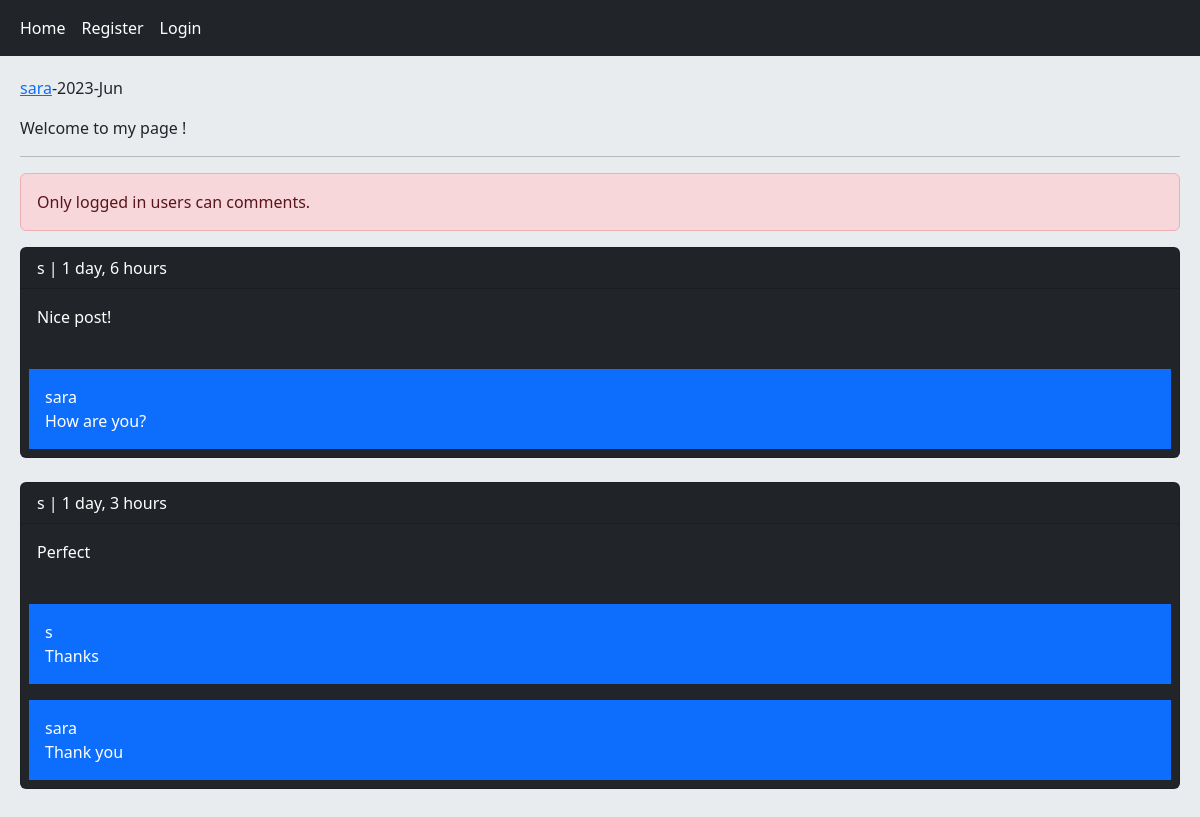
Screenshot of /home/post/5/welcome-to-my-page with the database file from the repository.
### home/models.py (models this page shows, shortened)
class Post(models.Model):
    user = models.ForeignKey(User, on_delete=models.CASCADE ,related_name='posts')
    body = models.TextField()
    slug = models.SlugField()
    created = models.DateTimeField(auto_now_add=True)
    updated = models.DateTimeField(auto_now=True)
    class Meta:
        ordering = ('-created',)

class Comment(models.Model):
    user =     models.ForeignKey(User, on_delete=models.CASCADE ,related_name='ucomments')
    post =     models.ForeignKey(Post, on_delete=models.CASCADE ,related_name='pcomments')
    reply =    models.ForeignKey('self', on_delete=models.CASCADE ,related_name='rcomments',blank=True,null=True)
    is_reply = models.BooleanField(default=False)
    body =     models.TextField(max_length=400)
    created =  models.DateTimeField(auto_now_add=True)

### home/views.py (the view, shortened to what this page needs)
# urls.py: path('post/<int:post_id>/<slug:post_slug>', views.PostDetailView.as_view() , name='post_detail'),
class PostDetailView(View):
    form_class = CommentCreateForm
    form_class_reply = CommentReplyForm
    def setup(self, request, *args, **kwargs):
        self.post_instance = get_object_or_404(Post, pk=kwargs['post_id'], slug=kwargs['post_slug'])
        return super().setup(request, *args, **kwargs)
    def get(self,request,*args,**kwargs):
        comments = self.post_instance.pcomments.filter(is_reply=False)
        can_like = False
        if request.user.is_authenticated and self.post_instance.user_can_like(request.user):
            can_like = True
        return render(request, 'home/detail.html',{
            'post':self.post_instance,
            'comments':comments,
            'form':self.form_class,
            'reply_form':self.form_class_reply,
            'can_like':can_like
            })

### home/templates/home/detail.html (shortened to what this page needs)
{% extends 'base.html' %}
{% block content %}
    <p><a href="{% url 'accounts:user_profile' post.user.id %}">{{ post.user.username }}</a>-{{ post.updated|date:"Y-M" }}</p>
    <p>{{ post.body }}</p>
    <hr>
    {% if request.user.is_authenticated %}
    <a href="{% url 'home:post_like' post.id %}" class="{% if can_like %}disabled{% endif %} btn btn-primary col-md-2">Like {{ post.likes_count }}</a>
        <form action="" method="post">
            {% csrf_token %}
            {{ form.as_p }}
            <input type="submit" value="send">
        </form><br>
    {% else %}
        <p class="alert alert-danger">Only logged in users can comments.</p>
    {% endif %}
    {% for comment in comments %}
        <div class="card bg-dark text-white">
            <p class="card-header">{{comment.user}} | {{comment.created|timesince}}</p>
            <p class="card-body">{{comment.body}}</p>
            {% with replies=comment.rcomments.all %}
                {% for reply in replies %}
                    <p class="bg-primary p-3 m-2">{{ reply.user }}<br/>{{ reply.body }}</p>
                {% endfor %}
            {% endwith %}
        </div><br>
    {% empty %}
        <p>No comments yet!</p>
    {% endfor %}
{% endblock %}

### templates/base.html (shortened to what this page needs)
<!DOCTYPE html>
<html lang="en">
<head>
    <link href="https://cdn.jsdelivr.net/npm/bootstrap@5.3.0/dist/css/bootstrap.min.css" rel="stylesheet">
</head>
<body>
    {% include 'inc/navbar.html' %}
    <div class="jumbotron">
        {% block content %}
        {% endblock %}
    </div>
</body>
</html>

### templates/inc/navbar.html
<nav class="navbar navbar-expand-lg navbar-dark bg-dark">
    <div class="container-fluid">
        <div class="navbar-nav">
          <a class="nav-link active" href="{% url 'home:index' %}">Home</a>
          {% if request.user.is_authenticated %}
          <a class="nav-link active" href="{% url 'accounts:user_logout' %}">Logout</a>
          <a class="nav-link active" href="{% url 'accounts:user_profile' request.user.id %}">Profile</a>
          {% else %}
          <a class="nav-link active" href="{% url 'accounts:user_register' %}">Register</a>
          <a class="nav-link active" href="{% url 'accounts:user_login' %}">Login</a>
          {% endif %}
        </div>
    </div>
</nav>

### templates/base.html (style rules this page uses)
.jumbotron { padding: 20px; margin-bottom: 20px; background-color: #e9ecef; }

### rows the page displays
Post: user.username "sara", updated "2023-Jun", body "Welcome to my page !"
Comment: user "s", created "1 day, 6 hours", body "Nice post!"
Comment: user "sara", body "How are you?"
Comment: user "s", created "1 day, 3 hours", body "Perfect"
Comment: user "s", body "Thanks"
Comment: user "sara", body "Thank you"
